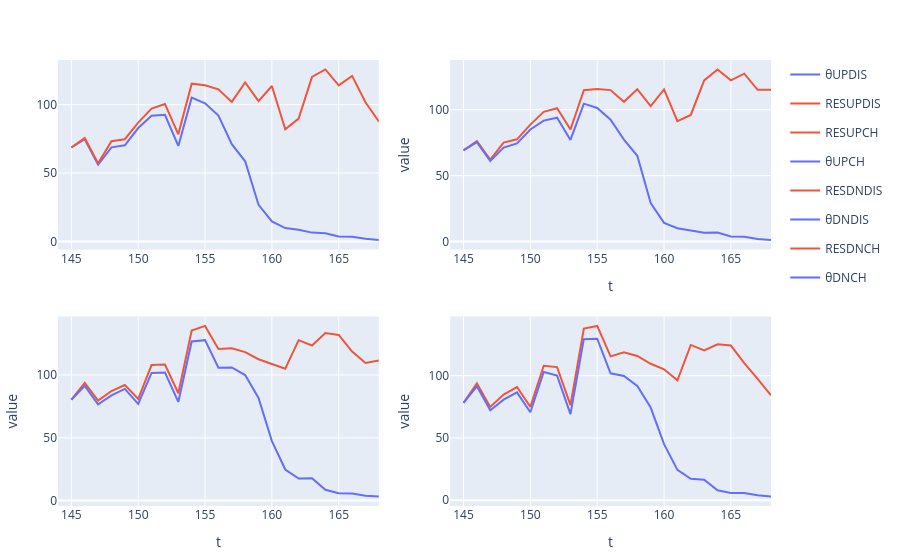

Notebook cell for this chart:
### Code cell
ks = [:θUPDIS,:RESUPDIS]
s1 = scatter(stack(sol_1, ks), x = :t, y = :value, color=:r_id, group =:variable, facet_col = :r_id)
p1 = plot(s1)
# ks = ["θUPDIS/RESUPDIS"]
# s2 = scatter(stack(sol_1, ks),  x = :t, y = :value, color=:r_id, group =:variable, yaxis="y2")
# p1 = plot([s1; s2], Layout(yaxis2 = attr(overlaying="y", side="right")))

ks = [:θUPCH,:RESUPCH]
p2 = plot(stack(sol_1, ks), x = :t, y = :value, group=:r_id, color =:variable, facet_col = :r_id)

ks = [:θDNDIS,:RESDNDIS]
p3 = plot(stack(sol_1, ks), x = :t, y = :value, group=:r_id, color =:variable, facet_col = :r_id)

ks = [:θDNCH,:RESDNCH]
p4 = plot(stack(sol_1, ks), x = :t, y = :value, group=:r_id, color =:variable, facet_col = :r_id)

[p1 p2; p3 p4]

### Figure 1 — Plotly figure (JSON) as saved in the notebook; plotly's stock layout.template omitted (floating-point values rounded to 4 significant figures)
{"data": [{"color": [101, 101, 101, 101, 101, 101, 101, 101, 101, 101, 101, 101, 101, 101, 101, 101, 101, 101, 101, 101, 101, 101, 101, 101, 101], "facet": {"col": [101, 101, 101, 101, 101, 101, 101, 101, 101, 101, 101, 101, 101, 101, 101, 101, 101, 101, 101, 101, 101, 101, 101, 101, 101]}, "legendgroup": "θUPDIS", "name": "θUPDIS", "type": "scatter", "x": [145, 146, 147, 148, 149, 150, 151, 152, 153, 154, 155, 156, 157, 158, 159, 160, 161, 162, 163, 164, 165, 166, 167, 168, 144], "xaxis": "x1", "y": [68.63, 74.71, 56.03, 68.75, 70.27, 82.88, 91.87, 92.57, 69.79, 105.1, 101.0, 91.96, 71.05, 58.57, 26.75, 14.63, 9.724, 8.546, 6.427, 6.003, 3.567, 3.49, 1.93, 0.9769, null], "yaxis": "y1"}, {"color": [101, 101, 101, 101, 101, 101, 101, 101, 101, 101, 101, 101, 101, 101, 101, 101, 101, 101, 101, 101, 101, 101, 101, 101, 101], "facet": {"col": [101, 101, 101, 101, 101, 101, 101, 101, 101, 101, 101, 101, 101, 101, 101, 101, 101, 101, 101, 101, 101, 101, 101, 101, 101]}, "legendgroup": "RESUPDIS", "name": "RESUPDIS", "type": "scatter", "x": [145, 146, 147, 148, 149, 150, 151, 152, 153, 154, 155, 156, 157, 158, 159, 160, 161, 162, 163, 164, 165, 166, 167, 168, 144], "xaxis": "x1", "y": [68.63, 75.53, 57.05, 73.29, 74.7, 86.86, 97.04, 100.5, 78.28, 115.3, 114.2, 111.2, 102.0, 116.1, 102.6, 113.6, 81.97, 89.77, 120.3, 125.7, 114.1, 121.0, 101.7, 87.65, null], "yaxis": "y1"}, {"legendgroup": "RESUPCH", "marker": {"color": "#EF553B"}, "name": "RESUPCH", "showlegend": true, "type": "scatter", "x": [145, 146, 147, 148, 149, 150, 151, 152, 153, 154, 155, 156, 157, 158, 159, 160, 161, 162, 163, 164, 165, 166, 167, 168, 144], "xaxis": "x2", "y": [69.21, 76.22, 62.09, 75.02, 77.54, 88.74, 98.42, 101.2, 85.04, 114.9, 115.9, 114.9, 106.1, 115.6, 102.8, 115.4, 91.26, 96.05, 122.3, 130.6, 122.3, 127.4, 115.2, 115.3, null], "yaxis": "y2"}, {"legendgroup": "θUPCH", "marker": {"color": "#636efa"}, "name": "θUPCH", "showlegend": true, "type": "scatter", "x": [145, 146, 147, 148, 149, 150, 151, 152, 153, 154, 155, 156, 157, 158, 159, 160, 161, 162, 163, 164, 165, 166, 167, 168, 144], "xaxis": "x2", "y": [69.21, 75.39, 61.07, 71.32, 74.5, 85.05, 91.78, 93.99, 77.06, 104.7, 101.3, 92.4, 77.32, 65.04, 29.13, 14.04, 9.946, 8.228, 6.595, 6.773, 3.74, 3.454, 1.838, 1.005, null], "yaxis": "y2"}, {"legendgroup": "RESDNDIS", "marker": {"color": "#EF553B"}, "name": "RESDNDIS", "showlegend": true, "type": "scatter", "x": [145, 146, 147, 148, 149, 150, 151, 152, 153, 154, 155, 156, 157, 158, 159, 160, 161, 162, 163, 164, 165, 166, 167, 168, 144], "xaxis": "x3", "y": [80.38, 93.76, 79.59, 87.24, 92.03, 81.0, 108.0, 108.3, 85.47, 135.4, 139.1, 120.7, 121.3, 118.3, 112.6, 108.7, 105.0, 127.7, 123.5, 133.5, 132.0, 118.6, 109.6, 111.7, null], "yaxis": "y3"}, {"legendgroup": "θDNDIS", "marker": {"color": "#636efa"}, "name": "θDNDIS", "showlegend": true, "type": "scatter", "x": [145, 146, 147, 148, 149, 150, 151, 152, 153, 154, 155, 156, 157, 158, 159, 160, 161, 162, 163, 164, 165, 166, 167, 168, 144], "xaxis": "x3", "y": [80.38, 91.33, 76.68, 83.85, 88.95, 76.98, 101.7, 102.1, 78.56, 126.8, 127.8, 105.8, 106.1, 100.0, 81.71, 47.38, 24.75, 17.57, 17.73, 8.636, 5.908, 5.712, 3.841, 3.264, null], "yaxis": "y3"}, {"legendgroup": "RESDNCH", "marker": {"color": "#EF553B"}, "name": "RESDNCH", "showlegend": true, "type": "scatter", "x": [145, 146, 147, 148, 149, 150, 151, 152, 153, 154, 155, 156, 157, 158, 159, 160, 161, 162, 163, 164, 165, 166, 167, 168, 144], "xaxis": "x4", "y": [78.12, 93.71, 74.85, 84.8, 90.83, 74.9, 108.0, 106.9, 76.29, 137.8, 139.9, 115.5, 118.7, 115.8, 109.5, 105.1, 96.29, 124.6, 120.3, 125.1, 124.2, 110.1, 97.46, 84.15, null], "yaxis": "y4"}, {"legendgroup": "θDNCH", "marker": {"color": "#636efa"}, "name": "θDNCH", "showlegend": true, "type": "scatter", "x": [145, 146, 147, 148, 149, 150, 151, 152, 153, 154, 155, 156, 157, 158, 159, 160, 161, 162, 163, 164, 165, 166, 167, 168, 144], "xaxis": "x4", "y": [78.12, 91.4, 72.13, 80.72, 86.57, 70.59, 102.9, 100.0, 69.06, 129.3, 129.7, 101.9, 99.74, 91.74, 74.37, 44.99, 24.34, 17.24, 16.5, 7.993, 5.69, 5.671, 3.93, 2.939, null], "yaxis": "y4"}], "layout": {"margin": {"b": 50, "l": 50, "r": 50, "t": 60}, "xaxis1": {"anchor": "y1", "domain": [0, 0.45]}, "xaxis2": {"anchor": "y2", "domain": [0.55, 1], "title": {"text": "t"}}, "xaxis3": {"anchor": "y3", "domain": [0, 0.45], "title": {"text": "t"}}, "xaxis4": {"anchor": "y4", "domain": [0.55, 1], "title": {"text": "t"}}, "yaxis1": {"anchor": "x1", "domain": [0.575, 1]}, "yaxis2": {"anchor": "x2", "domain": [0.575, 1], "title": {"text": "value"}}, "yaxis3": {"anchor": "x3", "domain": [5.551e-17, 0.425], "title": {"text": "value"}}, "yaxis4": {"anchor": "x4", "domain": [5.551e-17, 0.425], "title": {"text": "value"}}}}
